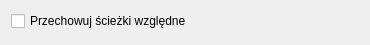
<?xml version="1.0" encoding="UTF-8"?>
<ui version="4.0">
 <class>Form</class>
 <widget class="QWidget" name="Form">
  <property name="geometry">
   <rect>
    <x>0</x>
    <y>0</y>
    <width>370</width>
    <height>45</height>
   </rect>
  </property>
  <property name="windowTitle">
   <string>Form</string>
  </property>
  <layout class="QVBoxLayout" name="verticalLayout">
   <item>
    <widget class="QCheckBox" name="cbRelativePaths">
     <property name="text">
      <string>Przechowuj ścieżki względne</string>
     </property>
    </widget>
   </item>
   <item>
    <spacer name="verticalSpacer">
     <property name="orientation">
      <enum>Qt::Vertical</enum>
     </property>
     <property name="sizeHint" stdset="0">
      <size>
       <width>20</width>
       <height>1</height>
      </size>
     </property>
    </spacer>
   </item>
  </layout>
 </widget>
 <resources/>
 <connections/>
</ui>
